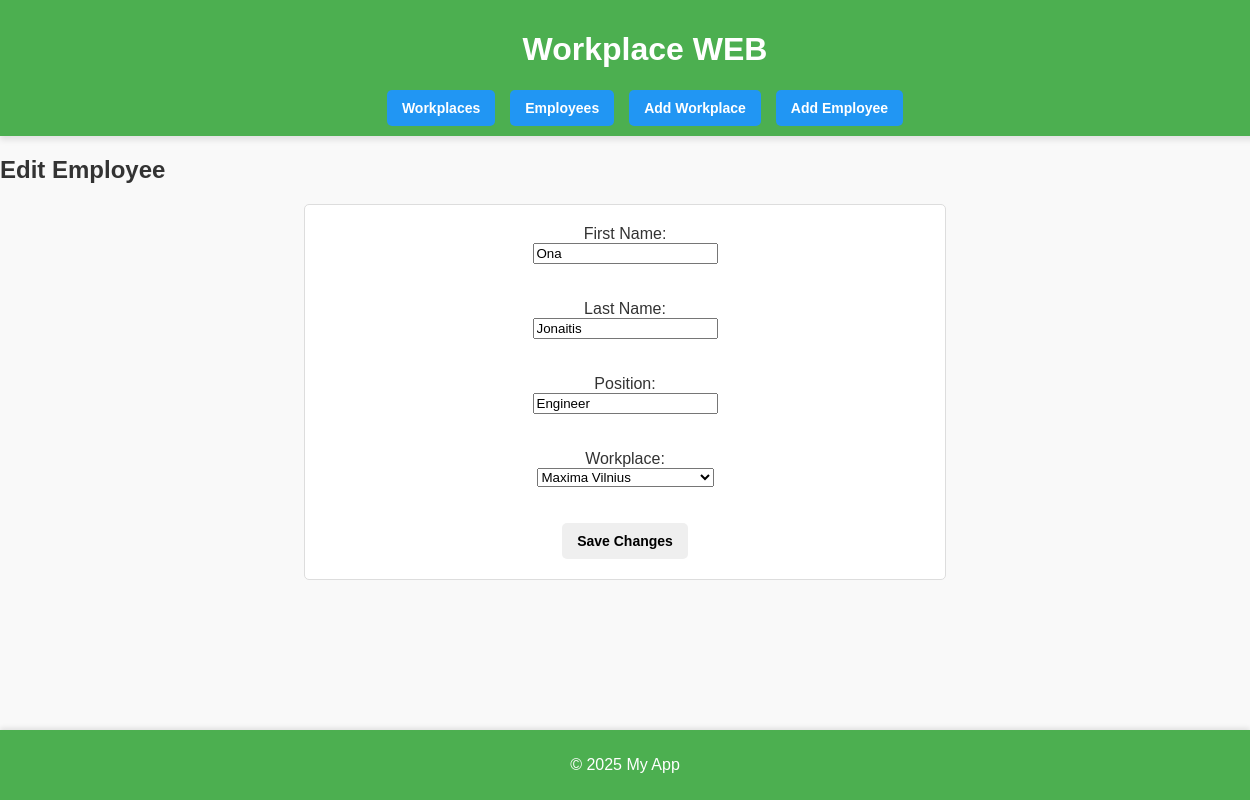
Page /employees/edit/1 on the committed database.
### 32task/app/models.py (models this page shows, shortened)
class Employee(db.Model):
    id = db.Column(db.Integer, primary_key=True)  # Pagrindinis raktas
    first_name = db.Column(db.String(100), nullable=False)  # Darbuotojo vardas
    last_name = db.Column(db.String(100), nullable=False)  # Pavardė
    position = db.Column(db.String(100), nullable=False)  # Pareigos
    workplace_id = db.Column(db.Integer, db.ForeignKey('workplace.id'), nullable=False)  # Užsienio raktas į darboviečių lentelę

class Workplace(db.Model):
    id = db.Column(db.Integer, primary_key=True)  # Pagrindinis raktas
    name = db.Column(db.String(100), nullable=False)  # Darbovietės pavadinimas
    city = db.Column(db.String(100), nullable=False)  # Miestas
    employees = db.relationship('Employee', backref='workplace', lazy=True)

### 32task/app/routes.py (the view, shortened to what this page needs)
@main.route('/employees/edit/<int:employee_id>', methods=['GET', 'POST'])
def edit_employee(employee_id):
    employee = Employee.query.get_or_404(employee_id)
    workplaces = Workplace.query.all()
    return render_template('edit_employee.html', employee=employee, workplaces=workplaces)

### 32task/app/templates/edit_employee.html (shortened to what this page needs)
{% extends "base.html" %}
{% block content %}
<h2>Edit Employee</h2>
<form method="POST" action="/employees/edit/{{ employee.id }}">
    <label for="first_name">First Name:</label>
    <input type="text" id="first_name" name="first_name" value="{{ employee.first_name }}" required><br><br>
    <label for="last_name">Last Name:</label>
    <input type="text" id="last_name" name="last_name" value="{{ employee.last_name }}" required><br><br>
    <label for="position">Position:</label>
    <input type="text" id="position" name="position" value="{{ employee.position }}" required><br><br>
    <label for="workplace_id">Workplace:</label>
    <select id="workplace_id" name="workplace_id" required>
        {% for workplace in workplaces %}
        <option value="{{ workplace.id }}" {% if workplace.id == employee.workplace_id %}selected{% endif %}>
            {{ workplace.name }}
        </option>
        {% endfor %}
    </select><br><br>
    <button type="submit">Save Changes</button>
</form>
{% endblock %}

### 32task/app/static/css/style.css (style rules this page uses)
body { font-family: Arial, sans-serif; margin: 0; padding: 0; background-color: #f9f9f9; color: #333; overflow-x: hidden; }
button, a.button { padding: 10px 15px; text-decoration: none; font-size: 14px; font-weight: bold; border: none; border-radius: 5px; cursor: pointer; }
form { display: flex; flex-direction: column; align-items: center; justify-content: center; margin: 20px auto; padding: 20px; background-color: #fff; border: 1px solid #ddd; border-radius: 5px; max-width: 600px; }

### rows in the picture
Employee: first_name "Ona", last_name "Jonaitis", position "Engineer", workplace_id "Maxima Vilnius"
